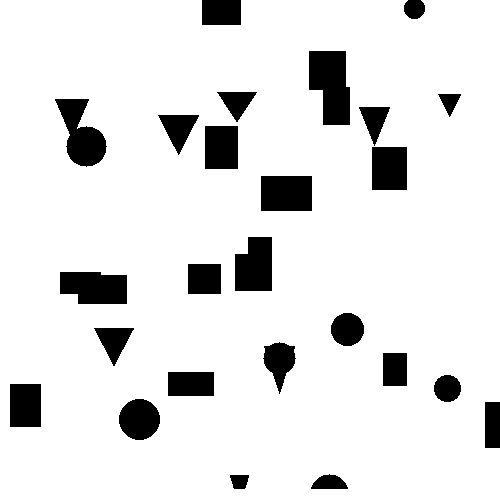
%> input picture random_map.bmp, 500 x 500 px
$ octave main.m   (GNU Octave 9; MATLAB toolbox functions it lacks are replaced by stand-ins)
%> lines starting %> are read from the running program, lines starting %| are printed output that depends on the picture; in (x1, y1, x2, y2) boxes, pixels count from 0 and x2, y2 are one past the last pixel; in counts of white or black regions, pixels touching at a corner belong together; the program's own positions count from 1
map = im2bw(imread('random_map.bmp')); % Load Map
%> map: size 500x500 logical; 89.4% white; 25 black regions, largest, box (x1, y1, x2, y2) and area: (309, 51, 350, 125) 2400, (55, 99, 107, 167) 1933, (60, 272, 127, 304) 1886
start = [1, 1]; % Preset start and finish values for the solution.
finish = [500, 500];

devisionScale = 20; % Choosing how much to deviate a particular point from a line so this does it by 20 pixels
noOfPointsInSolution = 20; % Number of points in the solution
noOfiterations = 2000; % Max Number of iterations to be iterated through
population_size = 100; % Number of chromosomes in population in each iteration

fittest = zeros(noOfiterations, 1); % Variable to store fitness value
population = zeros(population_size, 2 * noOfPointsInSolution); %stores the population required for genetic algorithm

obstacle_penalty_scale = 2500;% Adjustable penalty in fitness if black pixels are found the distance for the fitness increases meaning it isn't an optimal path
uniform_range = 5; % Used to adjust the range of mutation for uniform mutation.
consecutive_fitness_counter = 0; % Counter for consecutive iterations with the same fitness

% Selection Prompts user to choose a selection method
disp('Selection Methods:')
disp('0 = Roulette Wheel Selection')
disp('1 = Tournament Selection')
disp('2 = Rank Based Selection')
selectionInput = input('Enter 0, 1 or 2 for the Selection method: ');
%> the answer given: 1

% Cross-over Prompts user to choose a cross-over for the genetic algorithm
disp('Cross-Over')
disp('0 = K-Point')
disp('1 = Uniform')
crossoverInput = input('Enter 0 or 1 for the Cross-over operator: ');
%> the answer given: 1

% Mutation Prompts user to choose the type of mutation they would like see
disp('Mutation')
disp('0 = Uniform Mutation')
disp('1 = Swap Mutation')
mutationInput = input('Enter 0 or 1 for the Mutation operator: ');
%> the answer given: 1


tic; % Timer starts here to elapse the time after user makes decisions

for i = 1:population_size % This loop is used to generate random coordinates for the no of solutions to be included in the bitmap
    [xCoordinates, yCoordinates] = generateCoordinates(start, finish, noOfPointsInSolution, devisionScale, map);
    population(i, 1:noOfPointsInSolution) = xCoordinates;
    population(i, noOfPointsInSolution + 1:noOfPointsInSolution * 2) = yCoordinates;
end
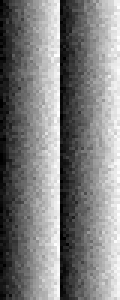
%> population: size 100x40 double (shown 3 times larger); min 1, max 500, mean 250.4; drawn with min black and max white

fitness_values = [zeros(population_size)];  % extra column is added to the end for fitness scores
population = [population, zeros(population_size, 1)];
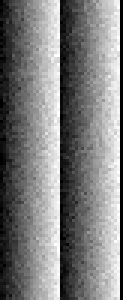
%> population: size 100x41 double (shown 3 times larger); min 0, max 500, mean 244.3; drawn with min black and max white

%> the run ends on the next line
for iteration = 1:noOfiterations            % Calculates the fitness for the current population
% [76 lines not run here, left out]
% [128 lines left out: functions uniform_Crossover, k_Point_Crossover, Roulette, RouletteWheelSelection, TournamentSelection, RankBasedSelection and 1 more, not called in this run]

function population = swapMutation(population, start_index, end_index, noOfPointsInSolution, mutation_rate)
    % Iterate through each individual in the population
    for i = start_index:end_index
        if rand() < mutation_rate
            mutationPoint = randi([1, noOfPointsInSolution]);
            temp = population(i, mutationPoint);
            population(i, mutationPoint) = population(i, mutationPoint + noOfPointsInSolution);
            population(i, mutationPoint + noOfPointsInSolution) = temp;
        end
    end
end
% [25 lines left out: function displayFigure, not called in this run]

function [xCoordinates, yCoordinates] = generateCoordinates(start, finish, noOfPointsInSolution, devisionScale, map)
    noOfPointsInSolution = noOfPointsInSolution + 2;
    % Generate linearly spaced coordinates
    xCoordinates = linspace(start(1), finish(1), noOfPointsInSolution);
    yCoordinates = linspace(start(2), finish(2), noOfPointsInSolution);

    % Add random deviations to the intermediate coordinates
    xDeviation = devisionScale * randn(1, noOfPointsInSolution - 2);
    yDeviation = devisionScale * randn(1, noOfPointsInSolution - 2);

    xCoordinates(2:end-1) = round(xCoordinates(2:end-1) + xDeviation);
    yCoordinates(2:end-1) = round(yCoordinates(2:end-1) + yDeviation);

    % Clip coordinates to be within image boundaries
    imageSize = size(map);
    xCoordinates = max(1, min(imageSize(2), xCoordinates));
    yCoordinates = max(1, min(imageSize(1), yCoordinates));

    xCoordinates = xCoordinates(2:end-1);
    yCoordinates = yCoordinates(2:end-1);
end
